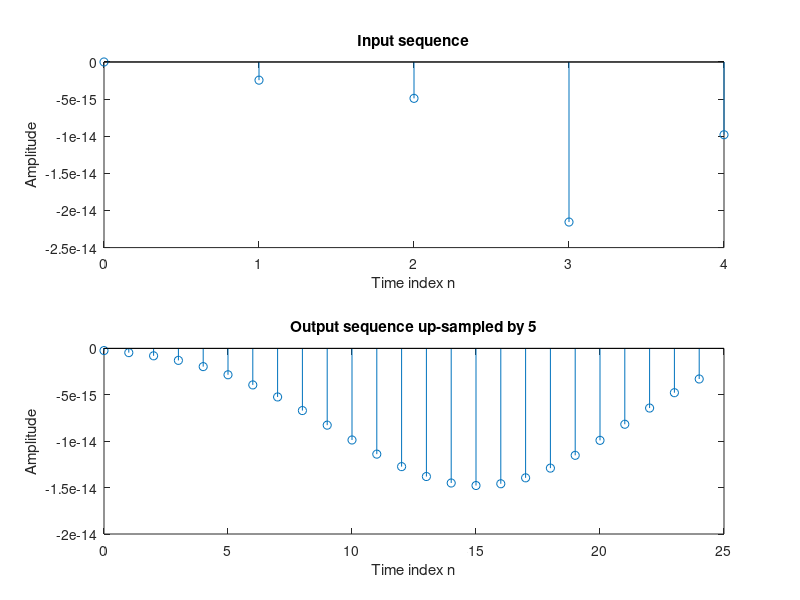

Write the MATLAB code that produced this figure.
function interpolation_example(Nl,L,f1,f2);
%INTERPOLATION_EXAMPLE - Generates a sinusoid sequence 
%consisting of the sum of two sinusoids.  Then applies
%interp to the sequence and plots the orginal and the
%interpolated sequence in a single figure window.
%
%USAGE
%
%  interpolation_example - uses an interactive interface
%
%  interpolation_example(Nl,L,f1,f2) - uses a non-interactive interface
%
%  Variables:   Nl - Length of the input sequence 
%               L - up-sampling factor
%               f1 - input signal frequency 1 in cycles/sample for sine 1
%               f2 - input signal frequency 2 in cycles/sample for sine 2
%
%  Example values: Nl=50, L=3, f1=0.03, f2=0.04
%  interpolation_example(50,3,0.03,0.04)

%Check the number of input and output argument
error(nargchk(0,4,nargin)); % Display error if incorrect number of inputs
error(nargoutchk(0,0,nargout));  % Display error if incorrect # of outputs

% If you don't have any arguments, then Matlab will ask you to input the
% parameters
clf;
if nargin==0
Nl = input('Length of input signal = ');
L = input('Up-sampling factor = ');
f1 = input('Frequency of first sinusoid = ');
f2 = input('Frequency of second sinusoid = ');
end

% Generate the input sequence
n = 0:Nl-1;
x = sin(2*pi*f1*n) + sin(2*pi*f2*n);
% Generate the interpolated output sequence by a factor of L; we don't need
% to generate the filter, interp does the upsampling & interpolates using
% a FIR filter
y = interp(x,L);
% Plot the input and the output sequences
subplot(2,1,1)
stem(n,x(1:Nl));
title('Input sequence');
xlabel('Time index n'); ylabel('Amplitude');
subplot(2,1,2)
m=0:Nl*L-1;
stem(m,y(1:Nl*L));
title(['Output sequence up-sampled by ', num2str(L)]);
xlabel('Time index n'); ylabel('Amplitude');
